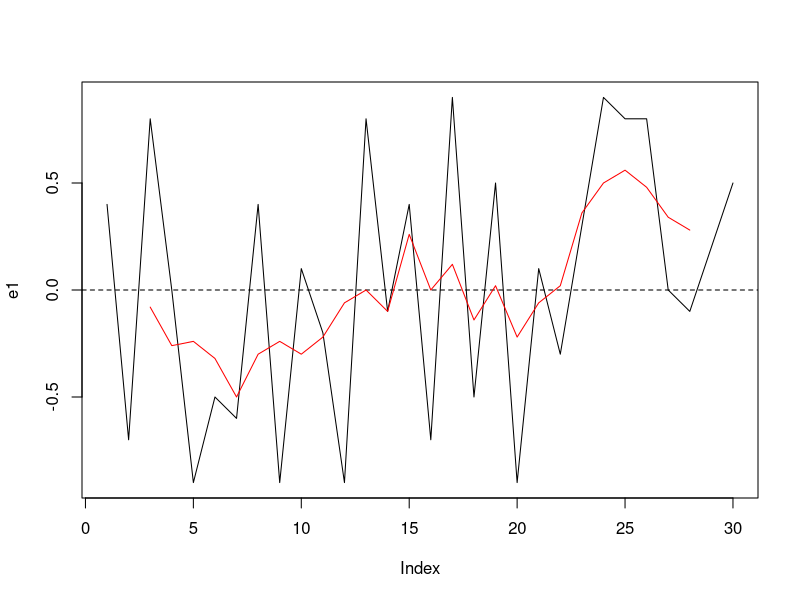
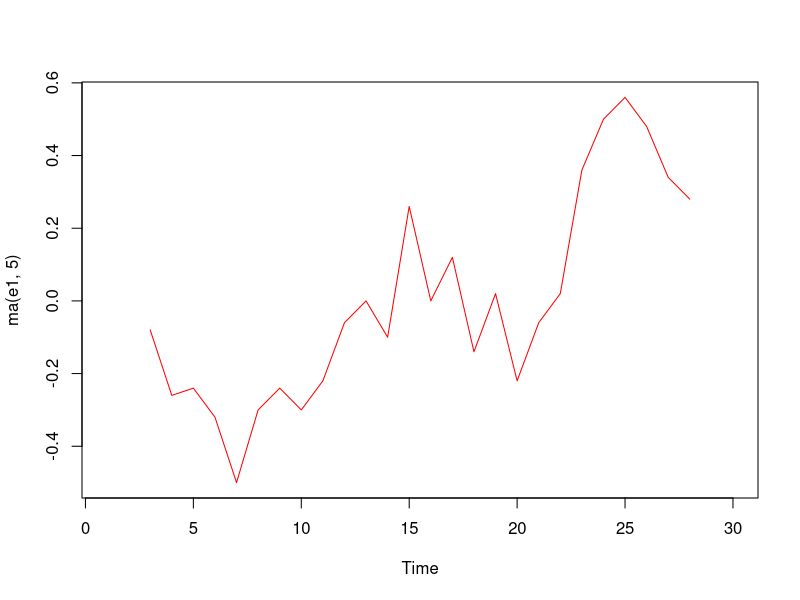
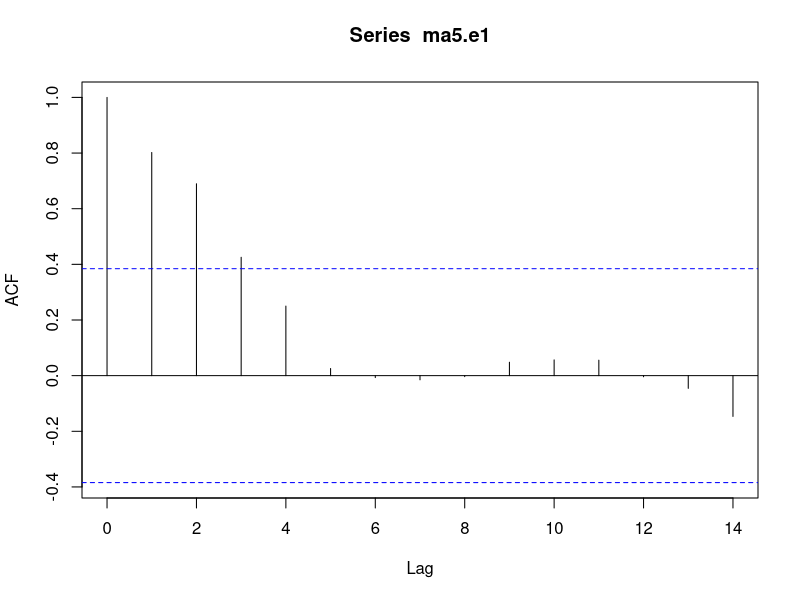
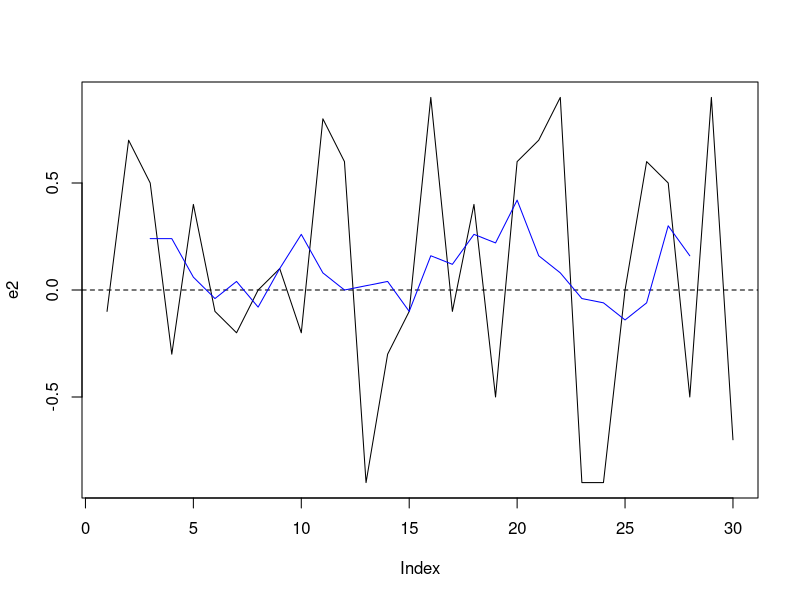
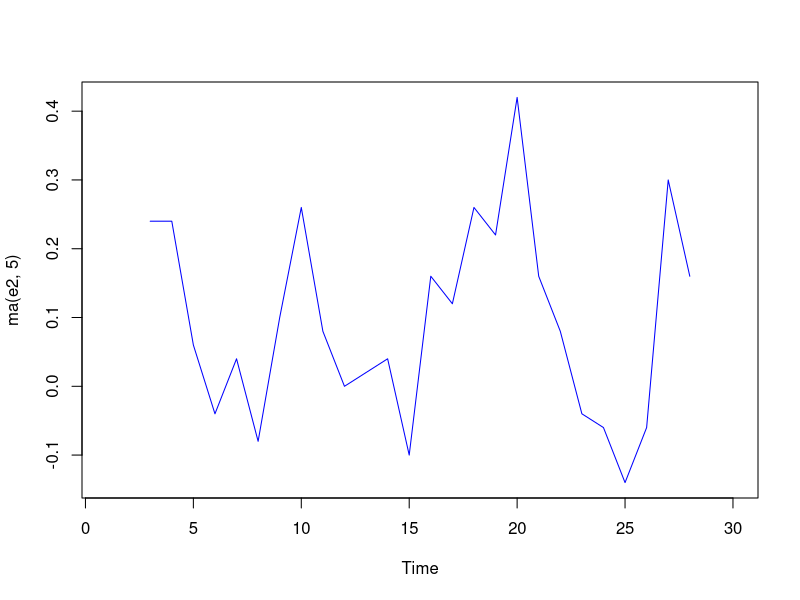
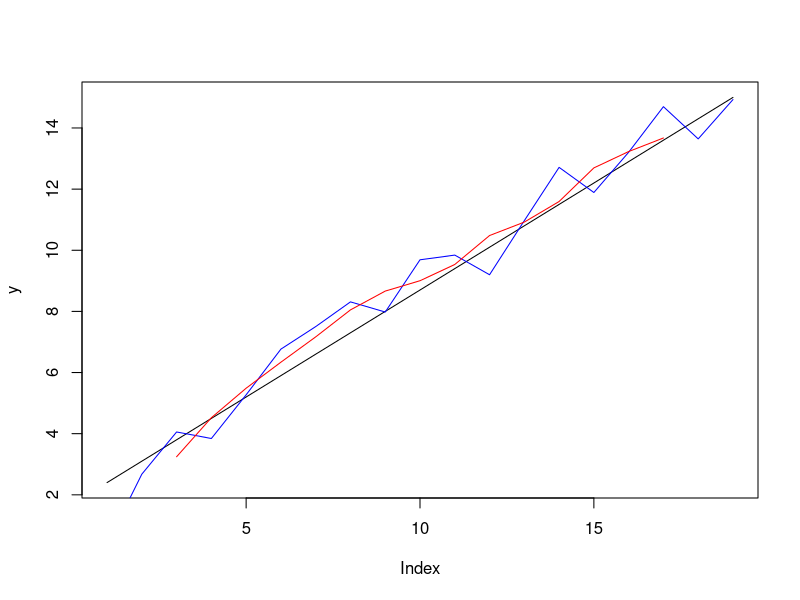
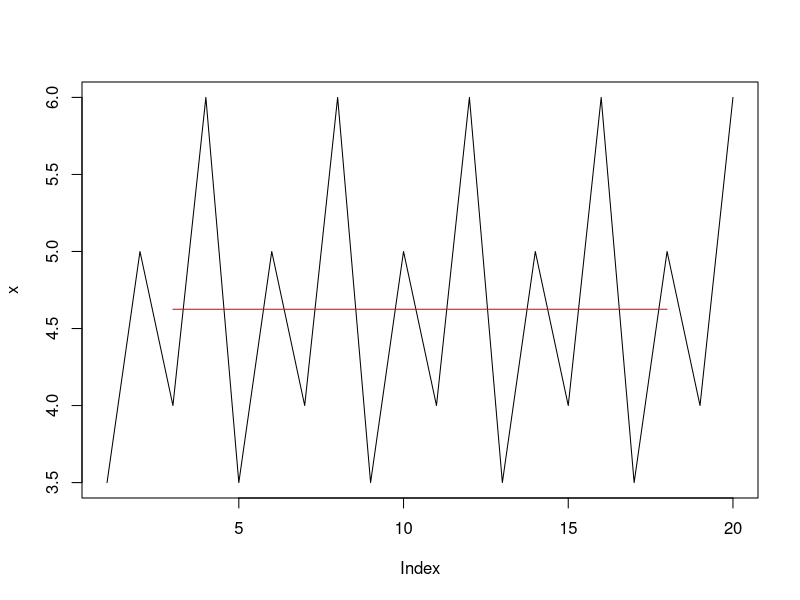
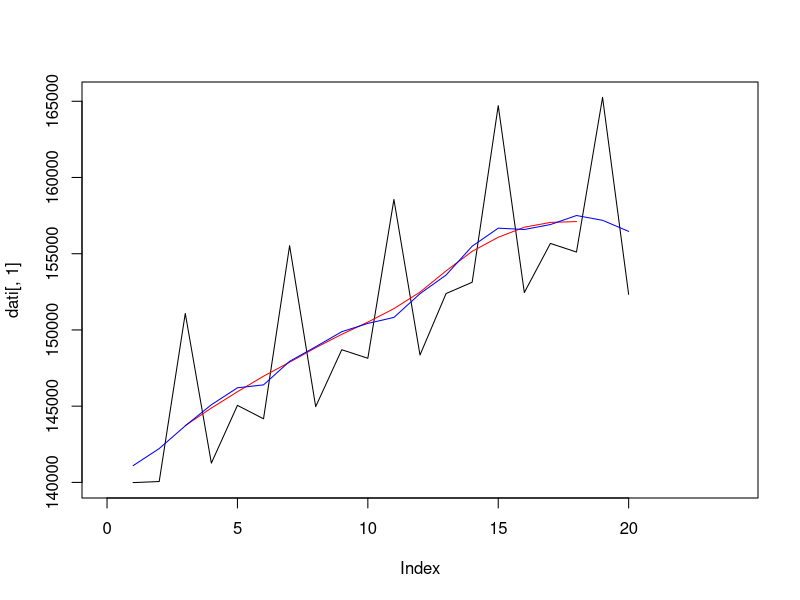

Source code (R) for these figures, in order:
## Medie mobili:
## lisciamento, conservazione dei trend, destagionalizzazione

library(forecast)

## dati ex fig. 3.1
#Consideriamo 2 serie storiche
e1 <- c(0.4,-0.7,0.8,0,-0.9,-0.5,-0.6,0.4,-0.9,0.1,-0.2,-0.9,0.8,-0.1,0.4,-0.7,0.9,-0.5,0.5,-0.9,0.1,-0.3,0.3,0.9,0.8,0.8,0,-0.1,0.2,0.5)
e2 <- c(-0.1,0.7,0.5,-0.3,0.4,-0.1,-0.2,0,0.1,-0.2,0.8,0.6,-0.9,-0.3,-0.1,0.9,-0.1,0.4,-0.5,0.6,0.7,0.9,-0.9,-0.9,0,0.6,0.5,-0.5,0.9,-0.7)

plot(e1, type="l")
abline(h=0, lty=2)
lines(ma(e1,5), col="red")#ma è funzione perfare medie mobili...questa è media mobile di ordine 5
plot(ma(e1, 5), col="red", type="l")

ma5.e1 <- ma(e1, 5)[-c(1,2,length(e1)-1, length(e1))]
acf(ma5.e1, na.rm=TRUE)


plot(e2, type="l")
abline(h=0, lty=2)
lines(ma(e2,5), col="blue")

plot(ma(e2, 5), col="blue", type="l")

## Tab. 3.1

## conservazione del trend:

## trend lineare
ttrend <- 1:20
y <- 1+0.7*ttrend[-1]

plot(y, type="l")
y
ma(y, 5)


## costruisco una serie del tipo trend lineare+disturbo white noise
y <- 1+0.7*ttrend[-1] + rnorm(length(y))
lines(y, col="blue")#la serie
lines(ma(y, 5), col="red") #media mobile della serie


## Vediamo ora una serie periodica
x <- rep(c(3.5, 5, 4, 6), 5)

plot(x, type="l")
lines(ma(x, 4), col="red") #media della serie

#------------------------------------------
## Tab. 3.5
#--->Hp: si tratta di serie moltiplicativa (Y(t)= T*S*e)
dati <- read.table(file="data/fig.3_7.dat")

dati$trim <- rep(1:4, 5)
plot(dati[,1], type="l", xlim=c(0, 24))
#NB: sta serie storica presenta sia trend che stagionalità
dimnames(dati)[[2]][1] <- "y"

#Liscio il trend mediante medie mobili
dati$y.2s <- ma(dati$y, 4)
lines(dati$y.2s, col="red") #linea rossa è la stima del trend con medie mobili
## Ora valutiamo la stagionalità
## indici di stagionalità grezza
dati$IS <- dati$y/dati$y.2s
## stima coefficienti grezzi
dati$S.star <- tapply(dati$IS, dati$trim,
                      mean, na.rm=T) #na.rm = T perche usando mm alcuni dati sono NA
## normalizzo stag grezza a 1
coefst <- prod(dati$S.star)^(1/20)
dati$S <- dati$S.star/coefst
## calcolo serie destagionalizzata (faccio il rapporto poichè la serie era moltiplicativa)
dati$y.d <- dati$y/dati$S
lines(dati$y.d, col="blue")#sta linea blu è la serie destagionalizzata (ma comprensiva di trend giusto?)
###################################

## Effetto di Slutsky-Yule
## es. lisciamento con medie mobili

## simulo white noise, 100 osservazioni
y <- rnorm(100)
#load("y100.rda") # dati della figura nelle slides
plot(y, type="l")
abline(h=0, lty=3)


## scriviamo una funzione "media mobile (semplice)"

myma <- function(x, order=5) {#ordine 5 di default
    semismm <- ((order-1)/2)
    inizio <- 1 + semismm
    fine <- length(x) - semismm
    mmx <- rep(NA, length(x))
    for(i in inizio:fine) {
        mmx[i] <- mean(x[(i-semismm):(i+semismm)])
    }
    return(mmx)
}

lines(myma(y), col="red") #ma di ordine 5
lines(myma(y, 9), col="blue")#ma di ordine 9

var(y)
var(myma(y, 5), na.rm=T)
var(myma(y,9), na.rm=T) #usando ma di ordine 9 la varianza è minore rispetto a ordine 5


## funzione che calcola il rapporto di riduzione della varianza residua:
## in generale (per medie semplici!) vale
rrv <- function(order) sum(rep(1/order, order)^2)

## Confronto tra ordine 5 e 9
rrv(5)
rrv(9)
#NB: entrambi<1: BENE
#    rrv(9)< rrv(5)--->usando la ma di ordine 9 la varianza si riduce di più rispetto ad usare ordine 5
#    e avevamo già notato poco fa che var(myma(y, 5), na.rm=T) > var(myma(y, 9), na.rm=T)
